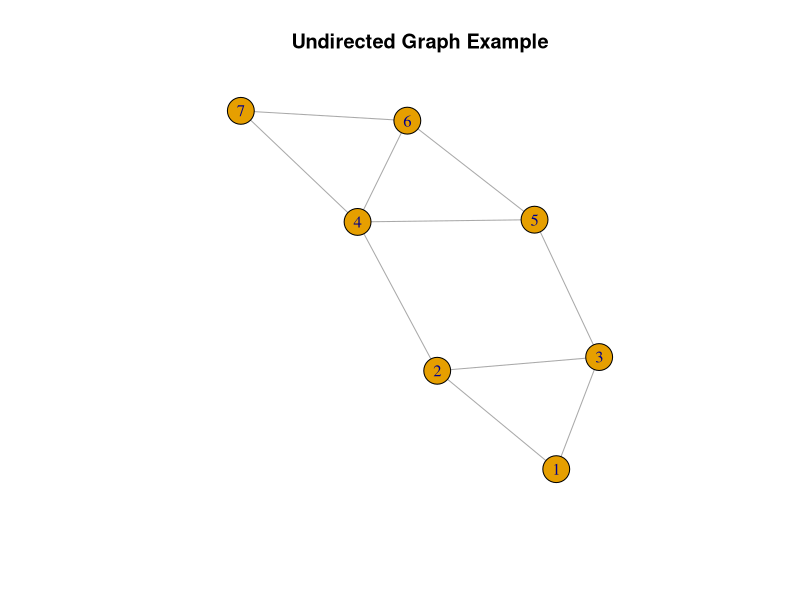
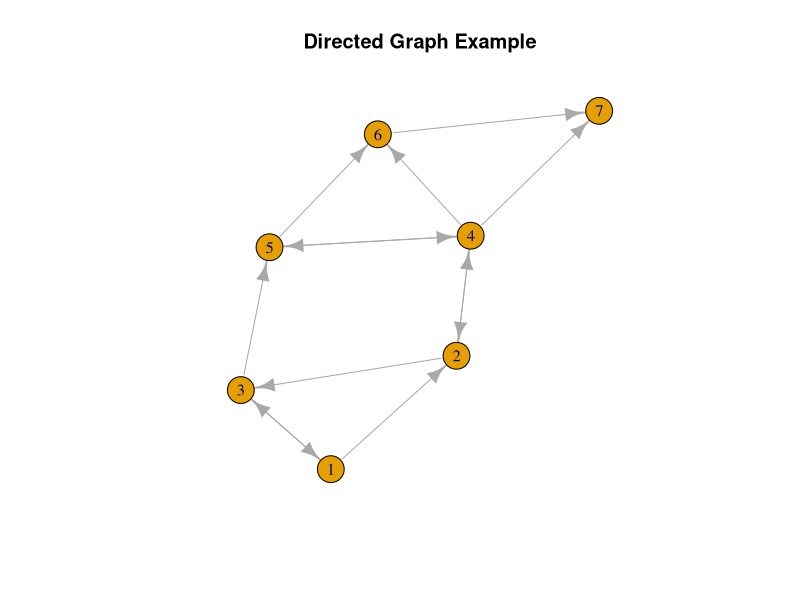
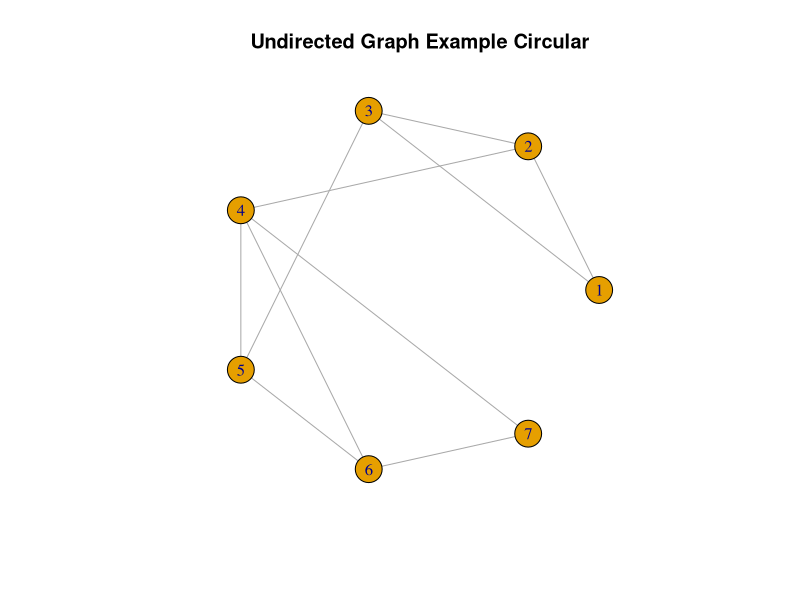
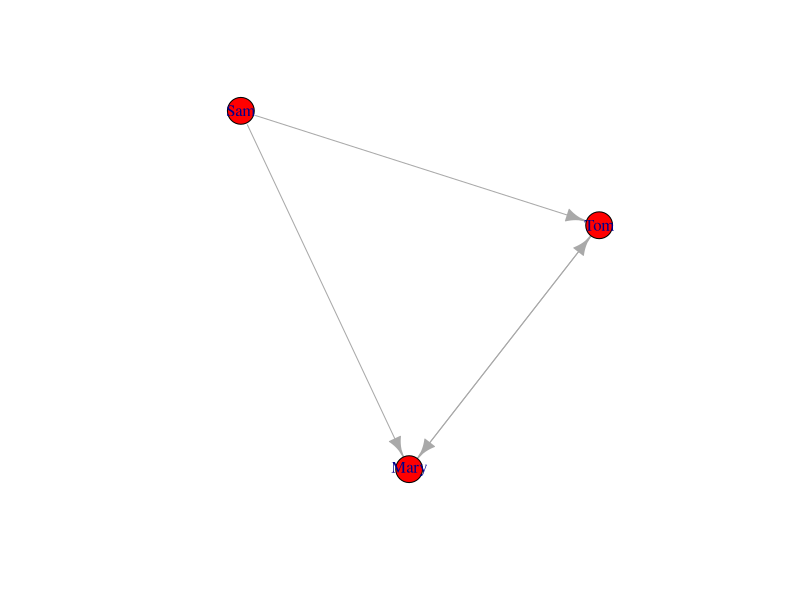
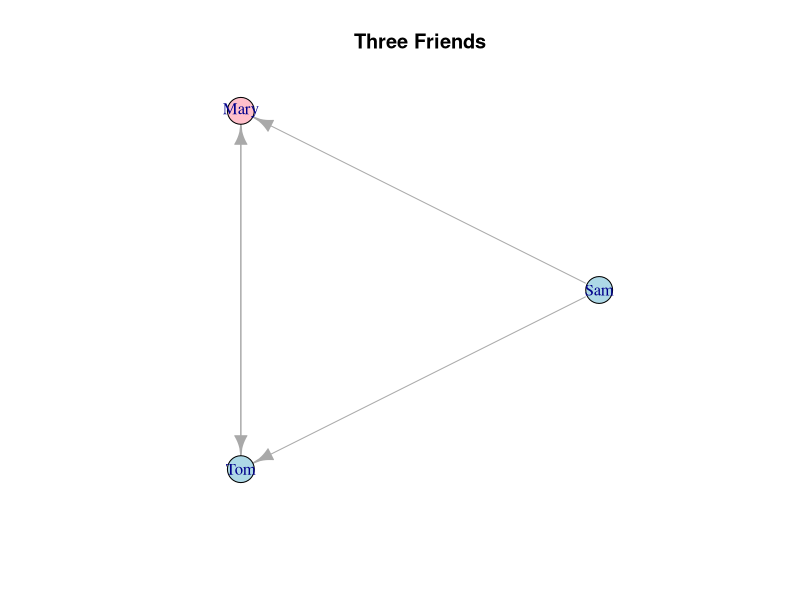
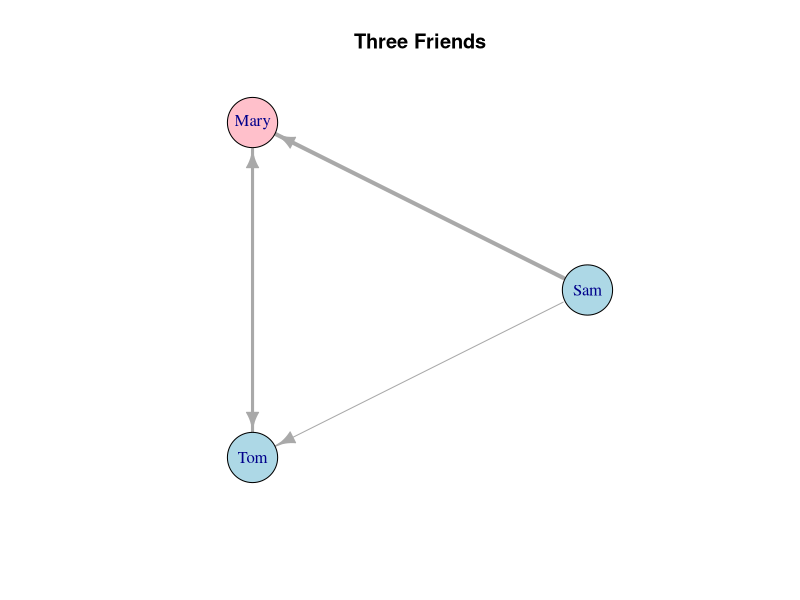
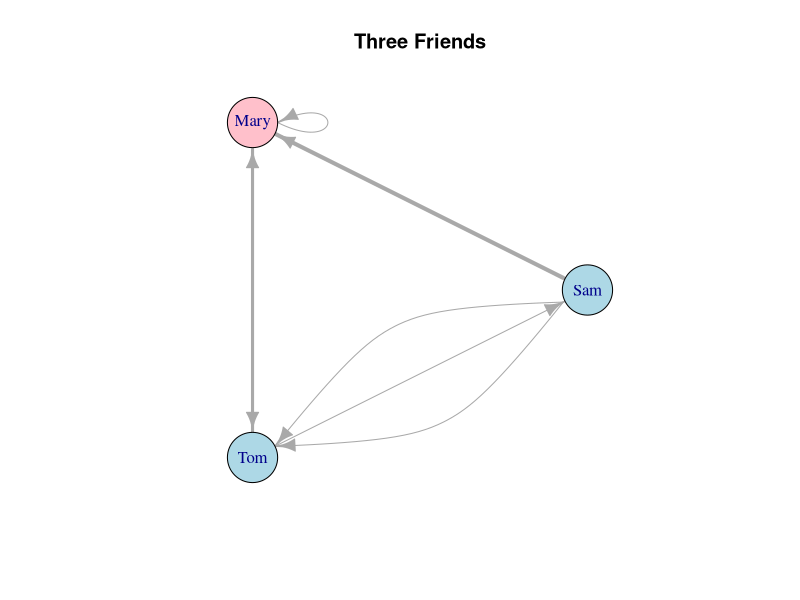
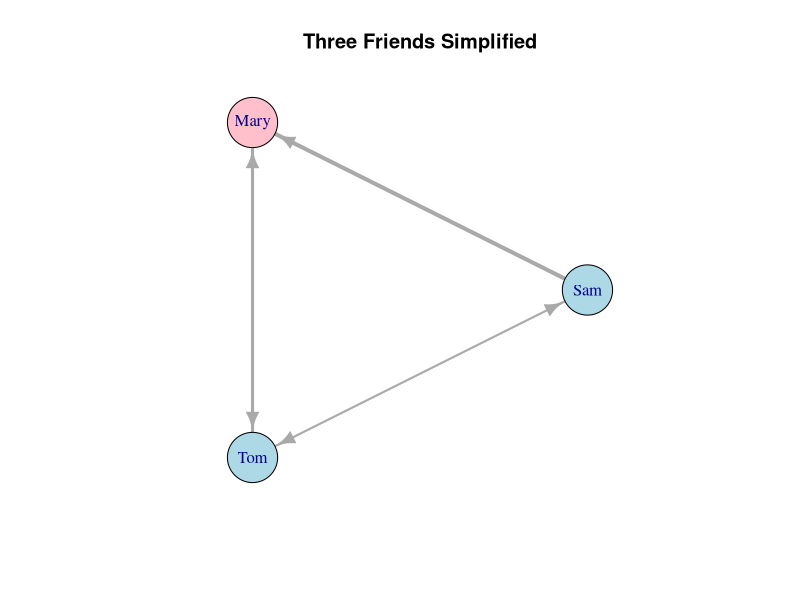

Write R code to recreate these figures, in order.
#################################################################
# 2-1 Introduction to igraph: 
# A modification of SAND Chapter 2 demo
# Dan Suthers, created January 17, 2017
# July 23, 2018: Minor edits while reviewing.
# Tue Sep  3 2019 DS: Revision for fall 2019 
# Mon Jan 18 2021 DS Revision for Spring 2021
# Tue Jan 18 2022 DS Revision for Spring 2022 

#################################################################
# If your screen looks different from mine, a reminder: 
# In RStudio: View / Panes / Pane Layout => flip vertical orders
#################################################################
library(igraph)

# We can make graphs with formulas, usually just for quick examples. 
?graph_from_literal

# We'll make a few for demonstration purposes 
# Undirected 
GU <- graph_from_literal(1-2, 1-3, 2-3, 2-4, 3-5, 4-5, 4-6, 4-7, 5-6, 6-7)
# Directed (notice bidirectional links)
GD <- graph_from_literal(1-+2, 1+-+3, 2-+3, 2+-+4, 3-+5, 4+-+5, 4-+6, 4-+7, 5-+6, 6-+7)

# Summary information. 
summary(GU)
summary(GD)
# ***** Where does it say it's (un)directed? How many nodes and edges? 




# The fields: 
#   D|U: directed or undirected 
#   N|-: N if vertex name attribute is set 
#   W|-: W if it is weighted 
#   B|-: B if a bipartition has been specified (will be explained)
# Next two numbers are number of vertices and number of edges 
# This is followed by list of attributes: 
#   "v" for vertex attribute, "e" for edge attribute; 
#   data type: "c" character, "n" numeric, "l" logical, "x" other

# Evaluating the graph variable prints the summary plus edges: usually TMI 
GU 
GD 

##########
# Plotting (we'll get into visualization in the next class)
plot(GU, main = "Undirected Graph Example")
plot(GD, main = "Directed Graph Example")

?layout # Can control layout: see igraph version and scroll down
plot(GU,  main = "Undirected Graph Example Circular", layout=layout_in_circle)

##############################
# Accessing vertices and edges 
V(GU)
E(GU)
E(GD)

##############################
# Different Representations
?as_adjacency_matrix
as_adjacency_matrix(GU) # Why is is symmetric? 
as_adjacency_matrix(GU, type="upper")
as_adjacency_matrix(GU, type="lower")
as_adjacency_matrix(GD) # Notice the asymmetry

?as_edgelist
as_edgelist(GU) # Notice each edge listed only once, e.g., no 3,1
as_edgelist(GD) # whereas here we have 1,3 and 3,1 (go back to plot)

##############################
# Adding attributes to graphs 

G1 <- graph_from_literal(Sam-+Mary, Sam-+Tom, Mary++Tom)
summary(G1)

# Vertex attributes 
V(G1)$name
V(G1)$gender # not there 
V(G1)$gender <- c("M","F","M")
V(G1)$gender
V(G1)$color <- "red"  # R will take the single value and replicate as needed
V(G1)$color
plot(G1)
summary(G1)  # Notice the addition of the vertex character attributes (v/c)

# To give nodes different colors by attributes: 
?ifelse
ifelse(V(G1)$gender=="M", "lightblue", "pink") 
# That just demonstrated the results but we need to assign it: 
V(G1)$color <- ifelse(V(G1)$gender=="M", "lightblue", "pink")
V(G1)$color

# I want to keep the layout fixed as I change the graph, so save layout: 
G1.layout <- layout_in_circle(G1)
# If you are curious how a layout is represented: 
G1.layout
# Plot using this layout
plot(G1, main = "Three Friends", layout=G1.layout)

# Edge attributes work the same. Most commonly we give edges weights. 
is_weighted(G1)
E(G1)$weight <- c(4, 1, 3, 2)
is_weighted(G1)
E(G1)$weight
summary(G1)  # Notice the addition of the edge attribute weight (e/n)

# Can use edge weights and increase vertex size (more next week) 
plot(G1, main = "Three Friends", 
     layout=G1.layout, 
     edge.width = E(G1)$weight,
     vertex.size=30)

# Graphs can have attributes too. 
G1$name <- "Three Friends"
summary(G1)

####################
# Simple Graphs 

# We can test whether a graph is simple 
is_simple(G1)

# To show a "not simple" graph add a self loop and multi-edges with weights of 1
# using edge
?edge

# Notice the use of "+" to combine the graph with edges. 
# (Had to END the line with it for proper parsing of multiple lines.)
G2 <- G1 + edge("Mary","Mary", weight = 1) + 
           edge("Tom","Sam", weight = 1) + 
           edge("Sam","Tom", weight = 1)
G2
E(G2)$weight 
plot(G2, main = G2$name, 
     layout=G1.layout, 
     edge.width = E(G2)$weight,
     vertex.size=30)

is_simple(G2)

# simplify can be used to clean up graphs 
?simplify 
# edge.attr.comb is critical for some applications: how do you combine edge
# attributes?
G2.simp <- simplify(G2)
G2.simp$name <- paste(G1$name, "Simplified")
summary(G2.simp)  # notice link count
is_simple(G2.simp)
E(G2.simp)$weight # edge weights have been summed 
plot(G2.simp, main=G2.simp$name, 
     layout=G1.layout, 
     edge.width = E(G2)$weight,
     vertex.size=30)

# There is much more. You could continue the demo in Ch. 2 of SAND
# starting with 2.20 (where they load g.lazega). However, we'll learn
# methods as we need them. 

# On to file I/O in 2-2-Reading-Graphs-Into-igraph and the activity ... 

###########################################################################
# Pau